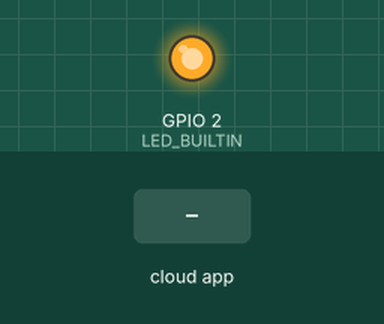
A sketch run on a simulated ESP8266 (NodeMCU). Parts: output pins drawn as LEDs (lit = HIGH, except the on-board LED, lit = LOW). The test bench sets the inputs (shaded band).

Above: at 1.2 s.
1.3 s: the phone or cloud app sets led to 1
At 2.2 s:
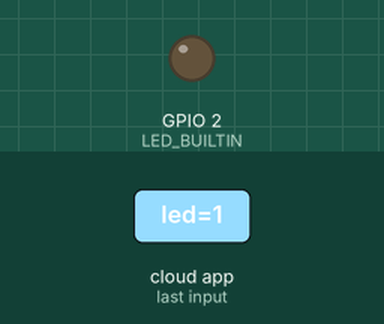
2.8 s: the phone or cloud app sets led to 0
At 3.3 s:
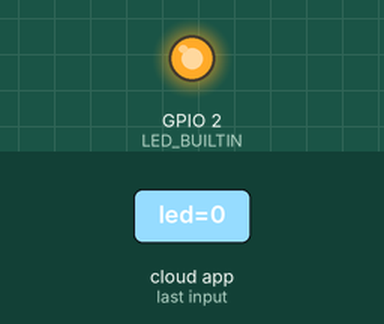
Timing chart, 0 to 5.8 s (numbered marks = the images above; inputs shaded):
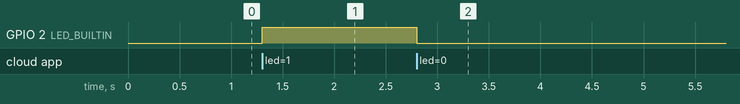

The sketch:

ESP8266.ino.ino
```cpp
#define THINGER_SERIAL_DEBUG

#include <ThingerESP8266.h>
#include "arduino_secrets.h"

ThingerESP8266 thing(USERNAME, DEVICE_ID, DEVICE_CREDENTIAL);

void setup() {
  // open serial for monitoring
  Serial.begin(115200);

  // set builtin led as output
  pinMode(LED_BUILTIN, OUTPUT);

  // add WiFi credentials
  thing.add_wifi(SSID, SSID_PASSWORD);

  // digital pin control example (i.e. turning on/off a light, a relay, configuring a parameter, etc)
  thing["led"] << digitalPin(LED_BUILTIN);

  // resource output example (i.e. reading a sensor value)
  thing["millis"] >> outputValue(millis());

  // more details at http://docs.thinger.io/arduino/
}

void loop() {
  thing.handle();
}
```

arduino_secrets.h
```cpp
#define USERNAME "Jaap"
#define DEVICE_ID "Bloem1"
#define DEVICE_CREDENTIAL "9876"

#define SSID "Medialab"
#define SSID_PASSWORD "Mediacollege2"
```

Measured:
- after the input at 1.3 s, GPIO 2 (LED_BUILTIN): LOW → HIGH at once
- after the input at 2.8 s, GPIO 2 (LED_BUILTIN): HIGH → LOW at once
